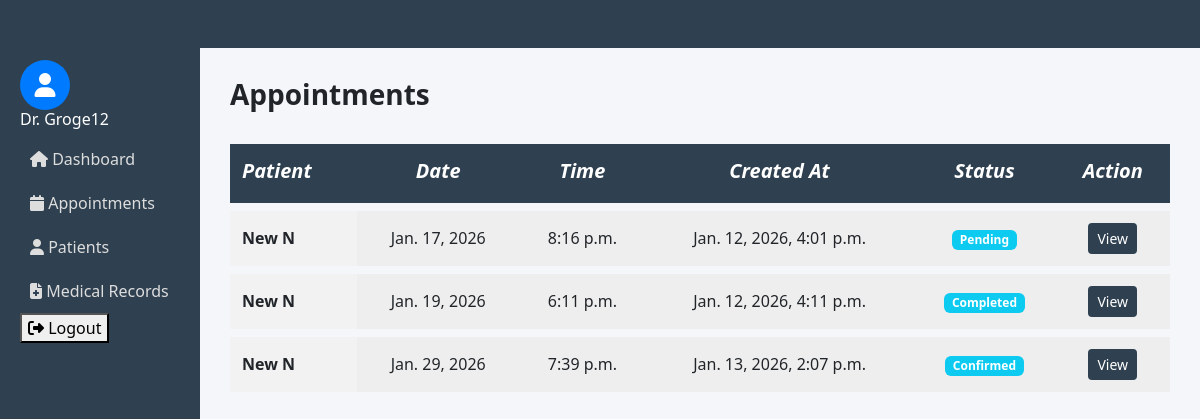
/doctors/appointments/ (signed in), run on the app's committed database.
### accounts/models.py (models this page shows)
class User(AbstractUser):
    ROLE_CHOICES = (
        ('ADMIN', 'Admin'),
        ('DOCTOR', 'Doctor'),
        ('PATIENT', 'Patient'),
    )
    role = models.CharField(max_length=10, choices=ROLE_CHOICES)

### patientapp/models.py (models this page shows, shortened)
class Appointment(models.Model):
    STATUS_CHOICES = (
        ('Pending', 'Pending'),
        ('Confirmed', 'Confirmed'),
        ('Cancelled', 'Cancelled'),
        ('Completed', 'Completed'),
    )
    patient = models.ForeignKey(Patient, on_delete=models.CASCADE)
    doctor = models.ForeignKey('doctorapp.Doctor', on_delete=models.CASCADE,null=True)
    department = models.ForeignKey('facility.Department', on_delete=models.CASCADE)
    location = models.ForeignKey('facility.Location', on_delete=models.CASCADE,null=True)  # NEW FIELD
    date = models.DateField()
    time = models.TimeField()
    status = models.CharField(max_length=20, choices=STATUS_CHOICES, default='Pending')
    created_at = models.DateTimeField(auto_now_add=True,null=True)

class Patient(models.Model):
    user = models.OneToOneField(User, on_delete=models.CASCADE)
    full_name = models.CharField(max_length=100, null=True, blank=True)
    age = models.IntegerField(null=True, blank=True)
    gender = models.CharField(max_length=10, null=True, blank=True)
    phone = models.CharField(max_length=15, null=True, blank=True)
    address = models.TextField(null=True, blank=True)
    created_at = models.DateTimeField(auto_now_add=True,null=True, blank=True)
    def __str__(self):
        return self.full_name or self.user.username

### doctorapp/views.py (the view)
# urls.py: path('appointments/',appointment_list, name='doctor_appointments'),
def appointment_list(request):
    doctor = get_object_or_404(Doctor, user=request.user)
    appointments = Appointment.objects.filter(
        doctor=doctor
    ).order_by('date', 'time')
    return render(
        request,
        'doctor/appointments.html',
        {'appointments': appointments}
    )

### templates/doctor/appointments.html (shortened to what this page needs)
{% extends "doctor/base.html" %}
{% load static %}
{% block content %}
<h3 class="mb-4"><strong>Appointments</strong></h3>
<div class="row mb-4">
<table class="comparison-table">
    <thead class="table-dark" >
        <tr>
            <th><i>Patient</i></th>
            <th><i>Date</i></th>
            <th><i>Time</i></th>
            <th><i>Created At</i></th>
            <th><i>Status</i></th>
            <th><i>Action</i></th>
        </tr>
    </thead>
    <tbody>
        {% for appt in appointments %}
        <tr>
            <td>{{ appt.patient }}</td>
            <td>{{ appt.date }}</td>
            <td>{{ appt.time }}</td>
            <td>{{ appt.created_at }}</td>
            <td>
                <span class="badge bg-info">{{ appt.status }}</span>
            </td>
            <td>
                <a href="{% url 'doctor_appointment_detail' appt.id %}"
                   class="btn btn-sm " style="background :#2f4050; color:white;">
                    View
                </a>
            </td>
        </tr>
        {% empty %}
        <tr>
            <td colspan="5" class="text-center">No appointments found.</td>
        </tr>
        {% endfor %}
    </tbody>
</table>
</div>
{% endblock %}

### templates/doctor/base.html (shortened to what this page needs)
<!DOCTYPE html>
<html>
{% load static %}
<head>
    <link href="https://cdn.jsdelivr.net/npm/bootstrap@5.3.2/dist/css/bootstrap.min.css" rel="stylesheet">
    <link href="https://cdnjs.cloudflare.com/ajax/libs/font-awesome/6.5.1/css/all.min.css" rel="stylesheet">
<link rel="stylesheet" href="https://cdnjs.cloudflare.com/ajax/libs/font-awesome/6.4.0/css/all.min.css"/>
    <link rel="stylesheet" href="{% static 'css/doctor.css' %}">
</head>
<body>
    <nav class="navbar navbar-expand-lg navbar-dark p-4 fixed-top" style="background:#2f4050;">
    </nav>
<div class="container-fluid">
    <div class="row">
        <nav class="col-md-2 sidebar">
             <ul>
                    <li>hello</li>
                </ul>
            <div class="profile-icon">
                <i class="fa-solid fa-user"></i>
            </div>
            <h6>Dr. {{ request.user.username }}</h6>
            <ul class="nav flex-column">
                <li class="nav-item"><a href="{% url 'doctor_dashboard' %}"><i class="fa fa-home"></i> Dashboard</a></li>
                <li class="nav-item"><a href="{% url 'doctor_appointments' %}"><i class="fa fa-calendar"></i> Appointments</a></li>
                <li class="nav-item"><a href="{% url 'doctor_patients' %}"><i class="fa fa-user"></i> Patients</a></li>
                <li class="nav-item"><a href="{% url 'doctor_medical_records' %}"><i class="fa fa-file-medical"></i> Medical Records</a></li>
                <form method="post" action="{% url 'logout' %}">
    <button type="submit" >
        <i class="fa-solid fa-right-from-bracket"></i> Logout
    </button>
</form>
            </ul>
        </nav>
        <main class="col-md-10 content">
            <br><br>
            {% block content %}{% endblock %}
        </main>
    </div>
</div>
</body>
</html>

### static/css/doctor.css (style rules this page uses)
body { background: #f4f6f9; }
.sidebar { height: 100vh; background: #2f4050; color: white; padding: 20px; }
.sidebar a { color: #ddd; text-decoration: none; display: block; padding: 10px; }
.content { padding: 30px; }
.comparison-table { width: 100%; border-collapse: separate; border-spacing: 0 8px; text-align: center; }
.comparison-table th { background: #2f4050; color: white; padding: 12px; font-size: 14px; }
.comparison-table th:first-child { text-align: left; }
.comparison-table td { background: #eee; padding: 12px; }
.comparison-table td:first-child { text-align: left; font-weight: bold; background: #f2f2f2; }
.comparison-table i { font-size: 20px; display: block; margin-bottom: 5px; }

### templates/doctor/base.html (style rules this page uses)
.profile-icon { width: 50px; height: 50px; border-radius: 50%; background-color: #007bff; color: white; display: flex; align-items: center; justify-content: center; font-size: 24px; }

### data on the page
User: user.username "Groge12"
Appointment: patient "New N", date "Jan. 17, 2026", time "8:16 p.m.", created_at "Jan. 12, 2026, 4:01 p.m.", status "Pending"
Appointment: patient "New N", date "Jan. 19, 2026", time "6:11 p.m.", created_at "Jan. 12, 2026, 4:11 p.m.", status "Completed"
Appointment: patient "New N", date "Jan. 29, 2026", time "7:39 p.m.", created_at "Jan. 13, 2026, 2:07 p.m.", status "Confirmed"
